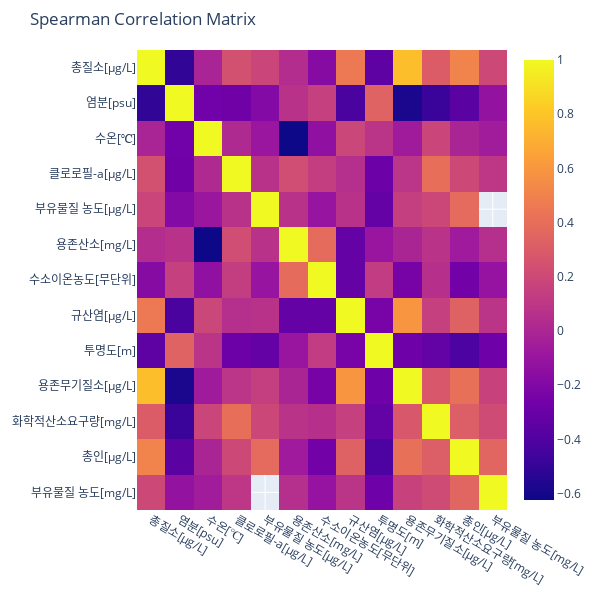

Notebook cell for this chart:
### Code cell
spearman_corr = df.corr(method='spearman')
title = "Spearman Correlation Matrix"
fig = px.imshow(correlation_matrix, aspect="auto",title=title)
fig.update_layout(width=600, height=600, margin=dict(t=50, b=50, l=50, r=50))
fig.show()

### Figure 1 — Plotly figure (JSON) as saved in the notebook; plotly's stock layout.template omitted (floating-point values rounded to 4 significant figures; data arrays with more than 128 entries replaced by an {"elided": "..."} marker saying what was removed)
{"data": [{"coloraxis": "coloraxis", "hovertemplate": "x: %{x}<br>y: %{y}<br>color: %{z}<extra></extra>", "name": "0", "type": "heatmap", "x": ["총질소[μg/L]", "염분[psu]", "수온[℃]", "클로로필-a[μg/L]", "부유물질 농도[μg/L]", "용존산소[mg/L]", "수소이온농도[무단위]", "규산염[μg/L]", "투명도[m]", "용존무기질소[μg/L]", "화학적산소요구량[mg/L]", "총인[μg/L]", "부유물질 농도[mg/L]"], "xaxis": "x", "y": ["총질소[μg/L]", "염분[psu]", "수온[℃]", "클로로필-a[μg/L]", "부유물질 농도[μg/L]", "용존산소[mg/L]", "수소이온농도[무단위]", "규산염[μg/L]", "투명도[m]", "용존무기질소[μg/L]", "화학적산소요구량[mg/L]", "총인[μg/L]", "부유물질 농도[mg/L]"], "yaxis": "y", "z": {"elided": "13x13 float values"}}], "layout": {"coloraxis": {"colorscale": [[0, "#0d0887"], [0.1111, "#46039f"], [0.2222, "#7201a8"], [0.3333, "#9c179e"], [0.4444, "#bd3786"], [0.5556, "#d8576b"], [0.6667, "#ed7953"], [0.7778, "#fb9f3a"], [0.8889, "#fdca26"], [1, "#f0f921"]]}, "height": 600, "margin": {"b": 50, "l": 50, "r": 50, "t": 50}, "title": {"text": "Spearman Correlation Matrix"}, "width": 600, "xaxis": {"anchor": "y", "domain": [0, 1]}, "yaxis": {"anchor": "x", "autorange": "reversed", "domain": [0, 1]}}}
